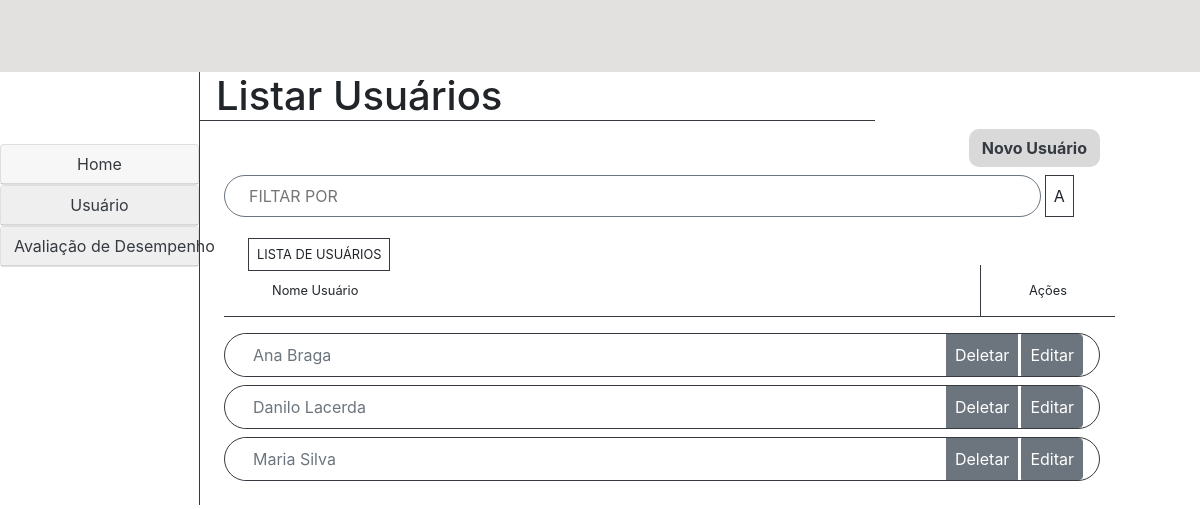
/recursos_humanos/listar_usuarios/, run on an earlier commit of the app's database.
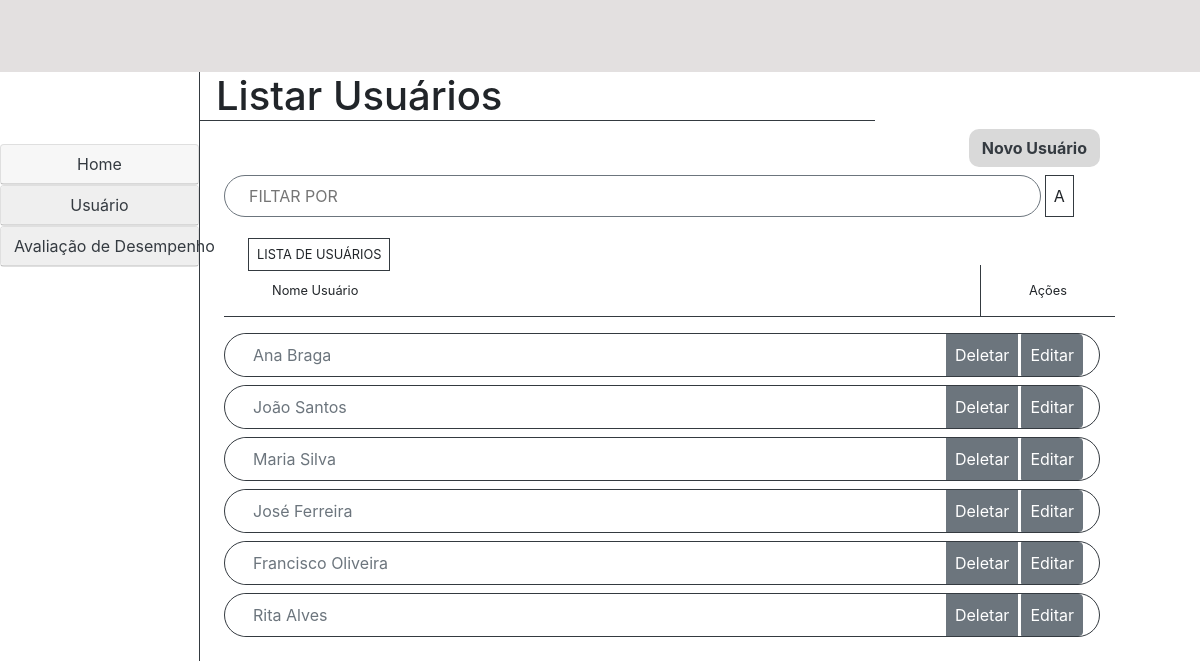
And on a later commit of the database.
### recursos_humanos/models.py (models this page shows, shortened)
class Usuario(models.Model):
    FUNCAO = (
        ('chefe', "Chefe"),
        ('gerente', "Gerente"),
        ('empregado', "Empregado"),
        ('recursos_humanos', "Recursos Humanos"),
    )
    nome = models.CharField(max_length=100, blank=False, null=False)
    senha = models.CharField(max_length=20, blank=False, null=False)
    email = models.EmailField(blank=False, null=False)
    cpf = models.CharField(max_length=14, blank=False, null=False)
    data_criacao_usuario = models.DateField(default=datetime.now, blank=False, null=False)
    data_atualizacao_usuario = models.DateField(blank=True, null=True)
    data_exclusao_usuario = models.DateField(blank=True, null=True)
    ultima_avaliacao = models.DateField(blank=True, null=True)
    setor = models.CharField(max_length=50)
    cargo = models.CharField(max_length=50)
    funcao = models.CharField(max_length=20, choices=FUNCAO)
    classe = models.ForeignKey(Classe, blank=True, null=True, on_delete=models.SET_NULL)
    nivel = models.ForeignKey(Nivel, blank=True, null=True, on_delete=models.SET_NULL)
    gerencia = models.ForeignKey(Gerencia, blank=True, null=True, on_delete=models.SET_NULL)
    diretoria = models.ForeignKey(Diretoria, blank=True, null=True, on_delete=models.SET_NULL)
    grupo = models.ForeignKey(Grupo, blank=True, null=True, on_delete=models.SET_NULL)
    efetivo = models.BooleanField(default=False)
    inativo = models.BooleanField(default=False)
    meritos = models.ManyToManyField(FatorDesempenhoMerito, blank=True)
    demeritos = models.ManyToManyField(FatorDesempenhoDemerito, blank=True)
    class Meta:
        verbose_name = "Usuário"

### recursos_humanos/views.py (the view)
# urls.py: path('listar_usuarios/', views.listar_usuarios, name='listar_usuarios'),
def listar_usuarios(request):
    usuarios = Usuario.objects.all()
    return render(request, "recursos_humanos/listar_usuarios.html", {'usuarios': usuarios})

### templates/recursos_humanos/listar_usuarios.html (shortened to what this page needs)
{% extends './home.html' %}
{% block 'conteudo' %}
<div class="col col-9 m-0 p-0">
    <h1 class="border-bottom border-dark pl-3 w-75">Listar Usuários</h1>
    <div class="d-flex justify-content-end mb-2">
        <a href="{% url 'cadastrar_usuario' %}" class="btn text-dark font-weight-bold"
            style="background: #D9D9D9; border-radius: 10px;">Novo Usuário</a>
    </div>
    <div class="row mb-4 ml-4">
        <input type="text" class="border border-secondary pl-4 text-uppercase text-muted col-11"
            style="width: 100%; border-radius: 50px;" id="myInput"
            placeholder="Filtar por {% block 'filtro' %}{% endblock %}">
        <div class="border border-dark p-2 ml-1">A</div>
    </div>
    <small class="border border-dark ml-5 p-2 text-uppercase">Lista de Usuários</small>
    <div class="row ml-4 mb-0 border-bottom border-dark d-flex justify-content-between align-items-center">
        <small class="pl-5">Nome Usuário</small>
        <small class="border-left border-dark px-5 py-3">Ações</small>
    </div>
    <form class="form mt-3 ml-4">
        <div class="input-group mb-3">
            {% for usuario in usuarios %}
            <div class="input-group border border-dark w-100 mb-2" style="border-radius: 50px;">
                <input type="text" class="form-control border-0 ml-3 bg-white" placeholder="{{ usuario.nome }}"
                    aria-label="{{ usuario.nome }}" aria-describedby="botao-editar" disabled>
                <div class="input-group-append">
                    <button class="btn btn-secondary p-2 mr-1" type="button" id="botao-deletar" data-toggle="modal"
                        data-target="#deletar_usuario_{{usuario.id}}">Deletar</button>
                    <a href="{% url 'editar_usuario' usuario.id %}" class="btn btn-secondary p-2 mr-3"
                        id="botao-editar">Editar</a>
                </div>
            </div>
            {% endfor %}
        </div>
    </form>
</div>
{% endblock %}

What changed in the data, as far as the page shows it:
changed Usuario: nome "Danilo Lacerda" → "João Santos"
added Usuario: nome "José Ferreira"
added Usuario: nome "Francisco Oliveira"
added Usuario: nome "Rita Alves"
